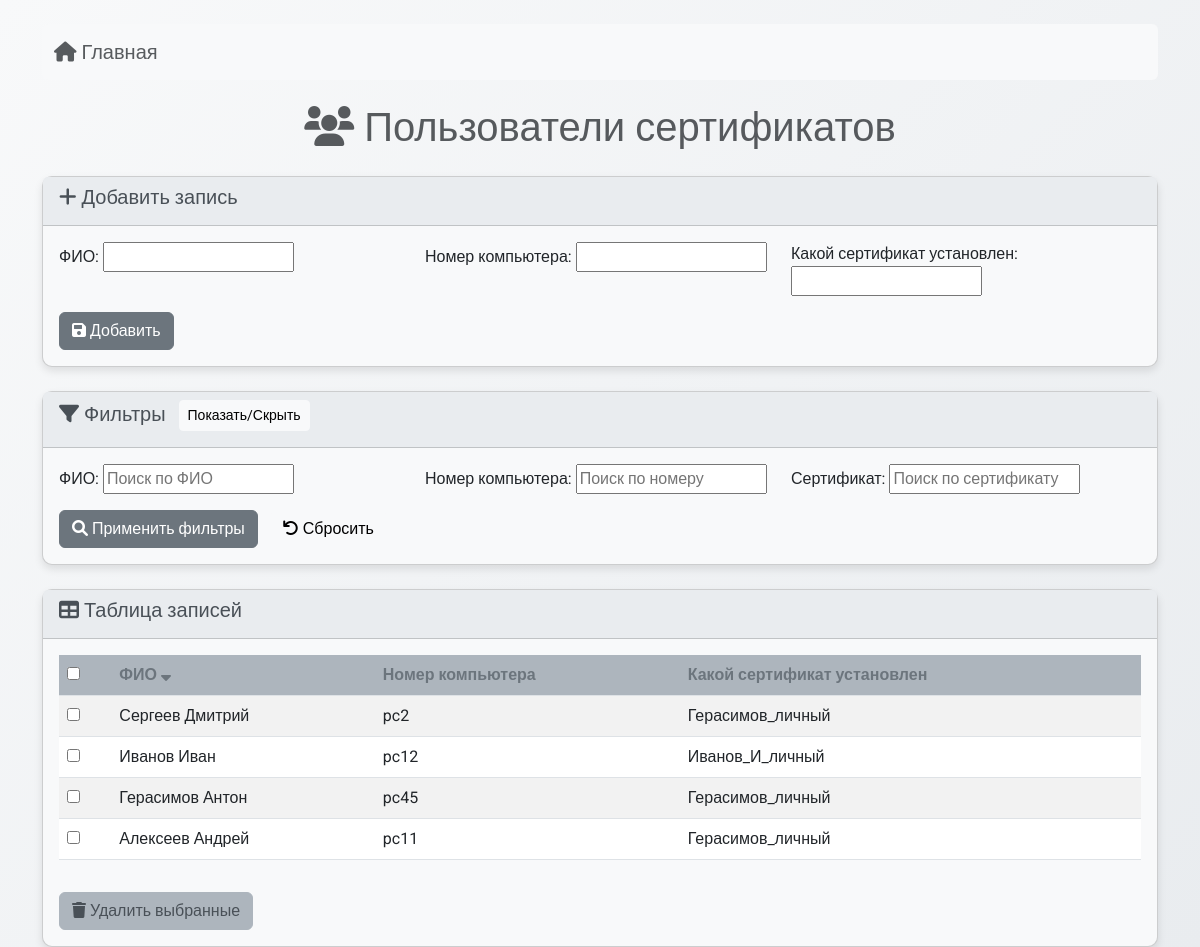
The page /certificate_user/?sort=-full_name on the database its author committed.
### certificates/models.py (models this page shows, shortened)
class CertificateUser(models.Model):
    full_name = models.CharField(max_length=100, verbose_name="ФИО")
    computer_number = models.CharField(max_length=50, verbose_name="Номер компьютера")
    installed_certificate = models.CharField(max_length=100, verbose_name="Какой сертификат установлен")

### certificates/views.py (the view)
# urls.py: path('certificate_user/', cert_views.certificate_user_list, name='certificate_user_list'),
def certificate_user_list(request):
    if request.method == 'POST':
        if 'add' in request.POST:
            form = CertificateUserForm(request.POST)
            if form.is_valid():
                form.save()
                return redirect('certificate_user_list')
        elif 'delete' in request.POST:
            selected_ids = request.POST.getlist('selected')
            CertificateUser.objects.filter(id__in=selected_ids).delete()
            return redirect('certificate_user_list')
    else:
        form = CertificateUserForm()
    filter_form = CertificateUserFilterForm(request.GET)
    users = CertificateUser.objects.all()
    if filter_form.is_valid():
        full_name = filter_form.cleaned_data.get('full_name')
        computer_number = filter_form.cleaned_data.get('computer_number')
        installed_certificate = filter_form.cleaned_data.get('installed_certificate')
        if full_name:
            users = users.filter(full_name__icontains=full_name)
        if computer_number:
            users = users.filter(computer_number__icontains=computer_number)
        if installed_certificate:
            users = users.filter(installed_certificate__icontains=installed_certificate)
    sort_by = request.GET.get('sort', 'full_name')
    if sort_by.startswith('-'):
        direction = 'desc'
        sort_field = sort_by[1:]
    else:
        direction = 'asc'
        sort_field = sort_by
    users = users.order_by(sort_by)
    return render(request, 'certificates/certificate_user_list.html', {
        'users': users,
        'form': form,
        'filter_form': filter_form,
        'sort_by': sort_by,
        'direction': direction,
        'sort_field': sort_field,
    })

### certificates/forms.py
class CertificateUserForm(forms.ModelForm):
    class Meta:
        model = CertificateUser
        fields = ['full_name', 'computer_number', 'installed_certificate']

class CertificateUserFilterForm(forms.Form):
    full_name = forms.CharField(required=False, label="ФИО", widget=forms.TextInput(attrs={'placeholder': 'Поиск по ФИО'}))
    computer_number = forms.CharField(required=False, label="Номер компьютера", widget=forms.TextInput(attrs={'placeholder': 'Поиск по номеру'}))
    installed_certificate = forms.CharField(required=False, label="Сертификат", widget=forms.TextInput(attrs={'placeholder': 'Поиск по сертификату'}))

### certificates/templates/certificates/certificate_user_list.html (shortened to what this page needs)
<!DOCTYPE html>
<html lang="ru">
<head>
    <link href="https://cdn.jsdelivr.net/npm/bootstrap@5.3.0/dist/css/bootstrap.min.css" rel="stylesheet">
    <link rel="stylesheet" href="https://cdnjs.cloudflare.com/ajax/libs/font-awesome/6.0.0/css/all.min.css">
</head>
<body>
    <div class="container mt-4">
        <nav class="navbar navbar-expand-lg navbar-light bg-light mb-4 rounded">
            <div class="container-fluid">
                <a class="navbar-brand text-muted" href="/"><i class="fas fa-home"></i> Главная</a>
            </div>
        </nav>
        <h1 class="text-center text-muted mb-4"><i class="fas fa-users"></i> Пользователи сертификатов</h1>
        <div class="card mb-4">
            <div class="card-header">
                <h5><i class="fas fa-plus"></i> Добавить запись</h5>
            </div>
            <div class="card-body">
                <form method="post">
                    <div class="row g-3">
                        <div class="col-md-4">{{ form.full_name.label_tag }} {{ form.full_name }}</div>
                        <div class="col-md-4">{{ form.computer_number.label_tag }} {{ form.computer_number }}</div>
                        <div class="col-md-4">{{ form.installed_certificate.label_tag }} {{ form.installed_certificate }}</div>
                    </div>
                    <button type="submit" name="add" class="btn btn-secondary mt-3"><i class="fas fa-save"></i> Добавить</button>
                </form>
            </div>
        </div>
        <div class="card mb-4">
            <div class="card-header">
                <h5><i class="fas fa-filter"></i> Фильтры <button class="btn btn-sm btn-light ms-2" type="button" data-bs-toggle="collapse" data-bs-target="#filterCollapse">Показать/Скрыть</button></h5>
            </div>
            <div class="collapse show" id="filterCollapse">
                <div class="card-body">
                    <form method="get" class="row g-3">
                        <div class="col-md-4">{{ filter_form.full_name.label_tag }} {{ filter_form.full_name }}</div>
                        <div class="col-md-4">{{ filter_form.computer_number.label_tag }} {{ filter_form.computer_number }}</div>
                        <div class="col-md-4">{{ filter_form.installed_certificate.label_tag }} {{ filter_form.installed_certificate }}</div>
                        <div class="col-12">
                            <button type="submit" class="btn btn-secondary"><i class="fas fa-search"></i> Применить фильтры</button>
                            <a href="?" class="btn btn-light ms-2"><i class="fas fa-undo"></i> Сбросить</a>
                        </div>
                    </form>
                </div>
            </div>
        </div>
        <div class="card">
            <div class="card-header">
                <h5><i class="fas fa-table"></i> Таблица записей</h5>
            </div>
            <div class="card-body">
                <form method="post">
                    <div class="table-responsive">
                        <table class="table table-striped table-hover">
                            <thead>
                                <tr>
                                    <th><input type="checkbox" id="selectAll"></th>
                                    <th><a href="?{% if sort_field == 'full_name' and direction == 'asc' %}sort=-full_name{% else %}sort=full_name{% endif %}{{ filter_form.data.urlencode }}" class="sortable">ФИО {% if sort_field == 'full_name' %}{% if direction == 'asc' %}<i class="fas fa-sort-up"></i>{% else %}<i class="fas fa-sort-down"></i>{% endif %}{% endif %}</a></th>
                                    <th><a href="?{% if sort_field == 'computer_number' and direction == 'asc' %}sort=-computer_number{% else %}sort=computer_number{% endif %}{{ filter_form.data.urlencode }}" class="sortable">Номер компьютера </a></th>
                                    <th><a href="?{% if sort_field == 'installed_certificate' and direction == 'asc' %}sort=-installed_certificate{% else %}sort=installed_certificate{% endif %}{{ filter_form.data.urlencode }}" class="sortable">Какой сертификат установлен </a></th>
                                </tr>
                            </thead>
                            <tbody>
                                {% for user in users %}
                                <tr>
                                    <td><input type="checkbox" name="selected" value="{{ user.id }}"></td>
                                    <td>{{ user.full_name }}</td>
                                    <td>{{ user.computer_number }}</td>
                                    <td>{{ user.installed_certificate }}</td>
                                </tr>
                                {% endfor %}
                            </tbody>
                        </table>
                    </div>
                    <button type="submit" name="delete" class="btn btn-danger mt-3"><i class="fas fa-trash"></i> Удалить выбранные</button>
                </form>
            </div>
        </div>
    </div>
</body>
</html>

### certificates/templates/certificates/certificate_user_list.html (style rules this page uses)
body { font-family: 'Roboto', sans-serif; background: linear-gradient(135deg, #f8f9fa 0%, #e9ecef 100%); min-height: 100vh; }
.table th { background-color: #adb5bd; color: #343a40; }
.sortable { color: #6c757d; text-decoration: none; }
.card { border-radius: 10px; box-shadow: 0 4px 8px rgba(0,0,0,0.1); background-color: #f8f9fa; }
.card-header { background-color: #e9ecef; color: #495057; }
.btn-secondary { background-color: #6c757d; border-color: #6c757d; }
.btn-danger { background-color: #adb5bd; border-color: #adb5bd; color: #495057; }

### rows shown on the page
CertificateUser: full_name "Сергеев Дмитрий", computer_number "pc2", installed_certificate "Герасимов_личный"
CertificateUser: full_name "Иванов Иван", computer_number "pc12", installed_certificate "Иванов_И_личный"
CertificateUser: full_name "Герасимов Антон", computer_number "pc45", installed_certificate "Герасимов_личный"
CertificateUser: full_name "Алексеев Андрей", computer_number "pc11", installed_certificate "Герасимов_личный"

### other values the page prints
{{ filter_form.full_name.label_tag }} "ФИО:"
{{ filter_form.computer_number.label_tag }} "Номер компьютера:"
{{ filter_form.installed_certificate.label_tag }} "Сертификат:"
